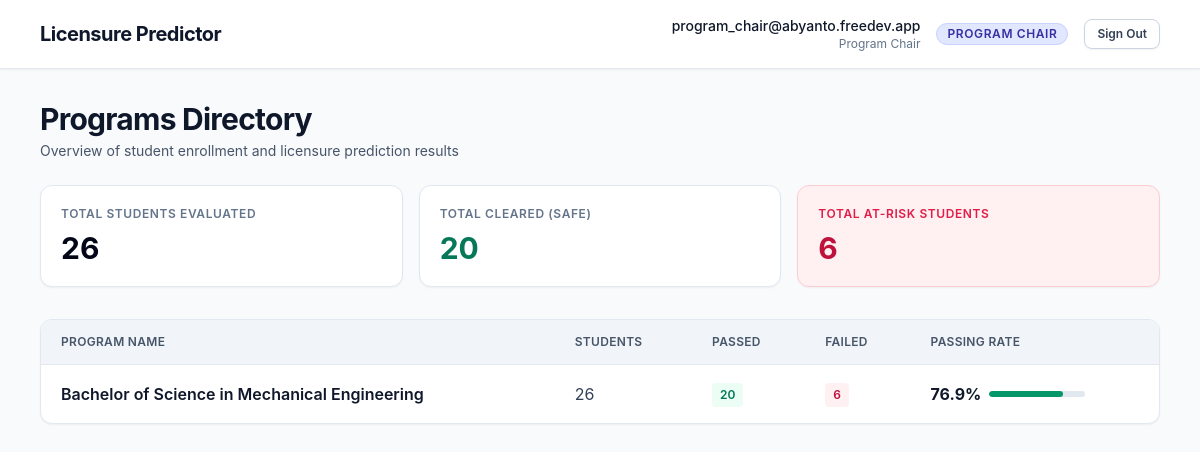
Page /index.php (signed in) on the committed database.
### tables this page shows
CREATE TABLE users (
  id INT UNSIGNED AUTO_INCREMENT PRIMARY KEY,
  email VARCHAR(191) NOT NULL UNIQUE,
  password VARCHAR(255) NOT NULL,
  account_type ENUM('registrar', 'program chair') NOT NULL,
  program VARCHAR(160) NULL,
  created_at TIMESTAMP NOT NULL DEFAULT CURRENT_TIMESTAMP,
  updated_at TIMESTAMP NOT NULL DEFAULT CURRENT_TIMESTAMP ON UPDATE CURRENT_TIMESTAMP
);

### functions.php (called while the page is built, shortened)
<?php
function e(?string $value): string
{
    return htmlspecialchars((string) $value, ENT_QUOTES, 'UTF-8');
}
function getLoggedInUser(?PDO $pdo = null): ?array
{
    if ($pdo !== null) {
        $statement = $pdo->prepare('SELECT id, email, account_type, program FROM users WHERE id = :id LIMIT 1');
        $statement->execute(['id' => (int) $_SESSION['user_id']]);
        $user = $statement->fetch();
    }
    return $_SESSION['user'] ?? null;
}

### index.php (the view, shortened to what this page needs)
<?php
require __DIR__ . '/functions.php';
$user = getLoggedInUser($pdo);
$isRegistrar = $user['account_type'] === 'registrar';
if ($isRegistrar) {
    $programs = $pdo->query(
        'SELECT
            program,
            COUNT(*) as total_students,
            SUM(CASE WHEN licensure_result = "PASS" THEN 1 ELSE 0 END) as passed_students,
            SUM(CASE WHEN licensure_result = "FAIL" THEN 1 ELSE 0 END) as failed_students
         FROM students
         GROUP BY program
         ORDER BY program'
    )->fetchAll();
} else {
    $assignedProgram = $user['program'] ?? '';
    $statement = $pdo->prepare(
        'SELECT
            program,
            COUNT(*) as total_students,
            SUM(CASE WHEN licensure_result = "PASS" THEN 1 ELSE 0 END) as passed_students,
            SUM(CASE WHEN licensure_result = "FAIL" THEN 1 ELSE 0 END) as failed_students
         FROM students
         WHERE program = :program
         GROUP BY program
         ORDER BY program'
    );
    $statement->execute(['program' => $assignedProgram]);
    $programs = $statement->fetchAll();
}
$totalStudents = 0;
$totalPassed = 0;
$totalFailed = 0;
foreach ($programs as $p) {
    $totalStudents += (int) $p['total_students'];
    $totalPassed += (int) $p['passed_students'];
    $totalFailed += (int) $p['failed_students'];
}
$roleBadgeClass = $isRegistrar ? 'bg-emerald-100 text-emerald-800 border-emerald-200' : 'bg-indigo-100 text-indigo-800 border-indigo-200';
?>
<!doctype html>
<html lang="en">
<head>
    <script src="https://cdn.tailwindcss.com"></script>
    <link rel="stylesheet" href="assets/app.css">
</head>
<body class="min-h-screen bg-slate-50 text-slate-900">
    <header class="border-b border-slate-200 bg-white shadow-sm">
        <div class="mx-auto max-w-6xl px-4 py-4 flex items-center justify-between">
            <div class="flex items-center gap-3">
                <span class="text-xl font-bold tracking-tight text-slate-900">Licensure Predictor</span>
            </div>
            <div class="flex items-center gap-4">
                <div class="text-right hidden sm:block">
                    <p class="text-sm font-medium text-slate-900"><?= e($user['email']) ?></p>
                    <p class="text-xs text-slate-500 capitalize"><?= e($user['account_type']) ?></p>
                </div>
                <span class="inline-flex items-center rounded-full border px-2.5 py-0.5 text-xs font-semibold uppercase tracking-wider <?= $roleBadgeClass ?>">
                    <?= e($user['account_type']) ?>
                </span>
                <a href="logout.php" class="rounded-lg border border-slate-300 bg-white px-3 py-1.5 text-xs font-semibold text-slate-700 shadow-sm hover:bg-slate-100 transition">Sign Out</a>
            </div>
        </div>
    </header>
    <main class="mx-auto max-w-6xl px-4 py-8">
        <div class="mb-6 flex flex-col gap-3 sm:flex-row sm:items-center sm:justify-between">
            <div>
                <h1 class="text-3xl font-bold tracking-tight text-slate-900">Programs Directory</h1>
                <p class="mt-1 text-sm text-slate-600">Overview of student enrollment and licensure prediction results</p>
            </div>
        </div>
        <div class="mb-8 grid gap-4 grid-cols-1 sm:grid-cols-3">
            <div class="rounded-xl border border-slate-200 bg-white p-5 shadow-sm">
                <p class="text-xs font-semibold uppercase tracking-wider text-slate-500">Total Students Evaluated</p>
                <p class="mt-2 text-3xl font-bold text-slate-950"><?= $totalStudents ?></p>
            </div>
            <div class="rounded-xl border border-slate-200 bg-white p-5 shadow-sm">
                <p class="text-xs font-semibold uppercase tracking-wider text-slate-500">Total Cleared (Safe)</p>
                <p class="mt-2 text-3xl font-bold text-emerald-700"><?= $totalPassed ?></p>
            </div>
            <div class="rounded-xl border border-rose-200 bg-rose-50 p-5 shadow-sm">
                <p class="text-xs font-semibold uppercase tracking-wider text-rose-600">Total At-Risk Students</p>
                <p class="mt-2 text-3xl font-bold text-rose-700"><?= $totalFailed ?></p>
            </div>
        </div>
        <section class="overflow-hidden rounded-xl border border-slate-200 bg-white shadow-sm">
            <div class="overflow-x-auto">
                <table class="min-w-full divide-y divide-slate-200">
                    <thead class="bg-slate-100">
                        <tr>
                            <th class="px-5 py-3.5 text-left text-xs font-semibold uppercase tracking-wide text-slate-600">Program Name</th>
                            <th class="px-5 py-3.5 text-left text-xs font-semibold uppercase tracking-wide text-slate-600">Students</th>
                            <th class="px-5 py-3.5 text-left text-xs font-semibold uppercase tracking-wide text-slate-600">Passed</th>
                            <th class="px-5 py-3.5 text-left text-xs font-semibold uppercase tracking-wide text-slate-600">Failed</th>
                            <th class="px-5 py-3.5 text-left text-xs font-semibold uppercase tracking-wide text-slate-600 font-bold">Passing Rate</th>
                        </tr>
                    </thead>
                    <tbody class="divide-y divide-slate-100">
                        <?php foreach ($programs as $program): ?>
                            <?php
                                $total = (int) $program['total_students'];
                                $passed = (int) $program['passed_students'];
                                $failed = (int) $program['failed_students'];
                                $passingRate = $total > 0 ? ($passed / $total) * 100 : 0;
                            ?>
                            <tr class="cursor-pointer transition hover:bg-emerald-50" data-href="students.php?program=<?= urlencode($program['program']) ?>" tabindex="0">
                                <td class="whitespace-nowrap px-5 py-4 font-semibold text-slate-900"><?= e($program['program']) ?></td>
                                <td class="whitespace-nowrap px-5 py-4 text-slate-700"><?= $total ?></td>
                                <td class="whitespace-nowrap px-5 py-4 text-slate-700">
                                    <span class="inline-flex items-center gap-1 rounded bg-emerald-50 px-2 py-1 text-xs font-semibold text-emerald-700">
                                        <?= $passed ?>
                                    </span>
                                </td>
                                <td class="whitespace-nowrap px-5 py-4 text-slate-700">
                                    <span class="inline-flex items-center gap-1 rounded bg-rose-50 px-2 py-1 text-xs font-semibold text-rose-700">
                                        <?= $failed ?>
                                    </span>
                                </td>
                                <td class="whitespace-nowrap px-5 py-4 font-bold text-slate-900">
                                    <div class="flex items-center gap-2">
                                        <span><?= number_format($passingRate, 1) ?>%</span>
                                        <div class="hidden md:block w-24 bg-slate-200 rounded-full h-1.5 overflow-hidden">
                                            <div class="bg-emerald-600 h-1.5 rounded-full" style="width: <?= $passingRate ?>%"></div>
                                        </div>
                                    </div>
                                </td>
                            </tr>
                        <?php endforeach; ?>
                    </tbody>
                </table>
            </div>
        </section>
    </main>
</body>
</html>

### assets/app.css (style rules this page uses)
html { color-scheme: light; }
body { font-family: Inter, ui-sans-serif, system-ui, -apple-system, BlinkMacSystemFont, "Segoe UI", sans-serif; }

### rows in the picture
users: email "program_chair@abyanto.freedev.app", account_type "Program Chair", account_type "PROGRAM CHAIR"

### other values in the picture
$totalStudents "26"
$totalPassed "20"
$totalFailed "6"
$program['program'] "Bachelor of Science in Mechanical Engineering"
$total "26"
$passed "20"
$failed "6"
$passingRate "76.9"
